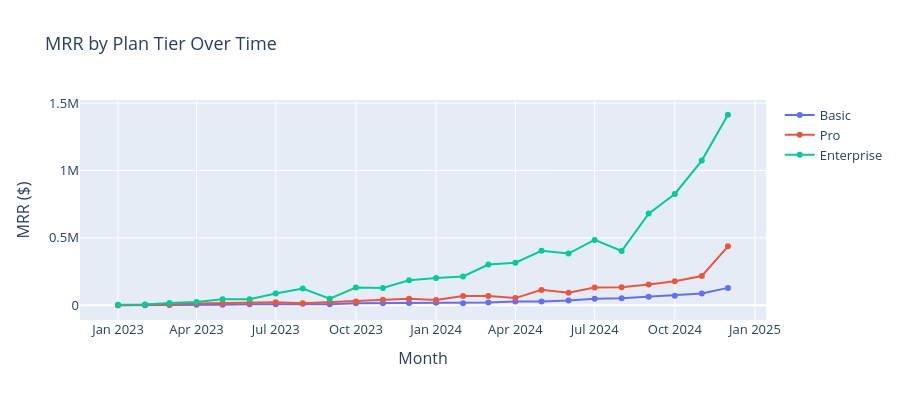

Notebook code cell kept with this figure:
### Code cell
fig = go.Figure()

for plan in ['Basic', 'Pro', 'Enterprise']:
    df_plan = q1[q1['plan_tier'] == plan]
    fig.add_trace(go.Scatter(
        x=df_plan['month'],
        y=df_plan['total_mrr'],
        name=plan,
        mode='lines+markers'
    ))

fig.update_layout(
    title='MRR by Plan Tier Over Time',
    xaxis_title='Month',
    yaxis_title='MRR ($)',
    height=400,
    font=dict(size=13)
)
fig.show()

### Figure 1 — Plotly figure (JSON) as saved in the notebook; plotly's stock layout.template omitted (floating-point values rounded to 4 significant figures)
{"data": [{"mode": "lines+markers", "name": "Basic", "type": "scatter", "x": ["2023-01", "2023-02", "2023-03", "2023-04", "2023-05", "2023-06", "2023-07", "2023-08", "2023-09", "2023-10", "2023-11", "2023-12", "2024-01", "2024-02", "2024-03", "2024-04", "2024-05", "2024-06", "2024-07", "2024-08", "2024-09", "2024-10", "2024-11", "2024-12"], "y": [171.0, 76.0, 1862.0, 4332.0, 3230.0, 8341.0, 7752.0, 10910.0, 8246.0, 14170.0, 14800.0, 17380.0, 19480.0, 14950.0, 20460.0, 28650.0, 28780.0, 35510.0, 48030.0, 51400.0, 63380.0, 69810.0, 87230.0, 129000.0]}, {"mode": "lines+markers", "name": "Pro", "type": "scatter", "x": ["2023-01", "2023-02", "2023-03", "2023-04", "2023-05", "2023-06", "2023-07", "2023-08", "2023-09", "2023-10", "2023-11", "2023-12", "2024-01", "2024-02", "2024-03", "2024-04", "2024-05", "2024-06", "2024-07", "2024-08", "2024-09", "2024-10", "2024-11", "2024-12"], "y": [931.0, 2940.0, 4753.0, 13130.0, 14700.0, 18230.0, 22690.0, 15730.0, 24300.0, 27930.0, 40180.0, 49000.0, 39440.0, 69380.0, 67910.0, 53310.0, 114100.0, 93740.0, 132100.0, 134500.0, 153500.0, 177800.0, 217500.0, 437000.0]}, {"mode": "lines+markers", "name": "Enterprise", "type": "scatter", "x": ["2023-01", "2023-02", "2023-03", "2023-04", "2023-05", "2023-06", "2023-07", "2023-08", "2023-09", "2023-10", "2023-11", "2023-12", "2024-01", "2024-02", "2024-03", "2024-04", "2024-05", "2024-06", "2024-07", "2024-08", "2024-09", "2024-10", "2024-11", "2024-12"], "y": [3582.0, 4776.0, 17110.0, 24080.0, 43980.0, 44780.0, 86560.0, 123600.0, 48760.0, 131500.0, 128800.0, 185300.0, 202200.0, 213300.0, 301900.0, 316200.0, 404800.0, 383900.0, 485200.0, 402800.0, 680200.0, 826200.0, 1074000.0, 1414000.0]}], "layout": {"font": {"size": 13}, "height": 400, "title": {"text": "MRR by Plan Tier Over Time"}, "xaxis": {"title": {"text": "Month"}}, "yaxis": {"title": {"text": "MRR ($)"}}}}
